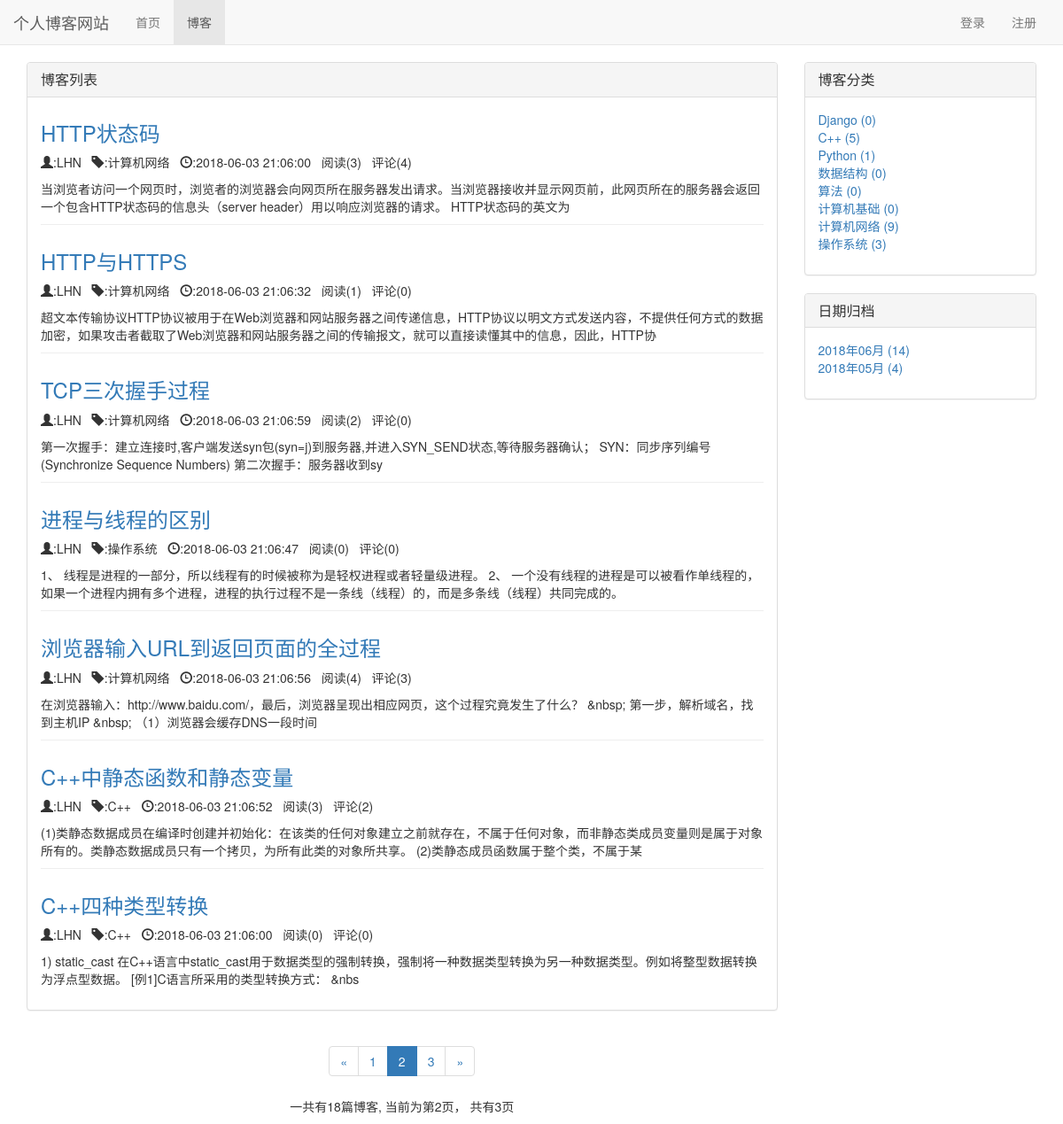
Screenshot of /blog/?page=2 with the database file from the repository.
### blog/models.py (models this page shows, shortened)
class Blog(models.Model,ReadNumExpandMethod):
    title = models.CharField(max_length=50)
    blog_type = models.ForeignKey(BlogType,on_delete=models.CASCADE)
    content = RichTextUploadingField()
    author = models.ForeignKey(User,on_delete=models.CASCADE)
    read_details = GenericRelation(ReadDetail)
    created_time = models.DateTimeField(auto_now_add=True)
    last_updated_time = models.DateTimeField(auto_now=True)
    class Meta:
        ordering = ['-last_updated_time']

class BlogType(models.Model):
    type_name=models.CharField(max_length=20)

### read_statistics/models.py (models this page shows)
class ReadNum(models.Model):
    read_num = models.IntegerField(default=0)
    content_type = models.ForeignKey(ContentType, on_delete=models.CASCADE)
    object_id = models.PositiveIntegerField()
    content_object = GenericForeignKey('content_type', 'object_id')

### blog/views.py (the view)
# urls.py: path('',views.blog_list,name='blog_list'),
def blog_list(request):
    blogs_all_list=Blog.objects.all()
    context = {}
    context = blog_base(request,blogs_all_list)
    return render(request,'blog/blog_list.html', context)

### comment/templatetags/comment_tags.py (called while the page is built)
@register.simple_tag
def get_comment_count(obj):
    content_type = ContentType.objects.get_for_model(obj)
    return Comment.objects.filter(content_type=content_type, object_id=obj.pk).count()

### read_statistics/models.py (called while the page is built)
    def get_read_num(self):
        try:
            ct = ContentType.objects.get_for_model(self)
            rn = ReadNum.objects.get(content_type=ct,object_id=self.pk)
            return rn.read_num
        except exceptions.ObjectDoesNotExist:
            return 0

### user/context_processors.py (called while the page is built)
def login_model_form(request):
    return {'login_model_form': LoginForm()}

### templates/blog/blog_list.html (shortened to what this page needs)
{% extends 'base.html' %}
{% load comment_tags %}
{% block nav_blog_active %}
    active
{% endblock %}
{% block content %}
    <div class="container">
        <link rel="stylesheet" href="/static/blog.css">
        <div class="row">
            <div class="col-xs-12 col-sm-8 col-md-9 col-lg-9">
                <div class="panel panel-default">
                     <div class="panel-heading">
                         <h3 class="panel-title">博客列表</h3>
                     </div>
                     <div class="panel-body">
                         <ul style="list-style-type: none">
                             {% for blog in blogs%}
                                 <div class="blog">
                                    <h3><a href="{% url 'blog_detail' blog.pk %}">{{ blog.title }}</a></h3>
                                     <p class="blog-info">
                                         <span class="glyphicon glyphicon-user"></span>:{{ blog.author }}&nbsp&nbsp
                                         <span class="glyphicon glyphicon-tag"></span>:{{ blog.blog_type.type_name }}&nbsp&nbsp
                                         <span class="glyphicon glyphicon-time"></span>:{{ blog.created_time|date:"Y-m-d H:m:s" }}&nbsp&nbsp
                                         阅读({{ blog.get_read_num }})&nbsp&nbsp
                                         评论({% get_comment_count blog %})
                                     </p>
                                     <p>{{ blog.content|striptags|truncatechars:120 }}</p>
                                 </div>
                                 {% empty %}
                                     <p>--暂无博客，敬请期待--</p>
                             {% endfor %}
                         </ul>
                     </div>
                </div>
                <div class="page">
                    <ul class="pagination">
                        <li>
                            {% if page_of_blogs.has_previous %}
                                    <a href="?page={{ page_of_blogs.previous_page_number }}" aria-label="Previous">
                                        <span aria-hidden="true">&laquo;</span></a>
                            {% else %}
                                <span aria-hidden="true">&laquo;</span>
                            {%  endif %}
                        </li>
                        {% for page_num in page_range %}
                            {% if page_num == page_of_blogs.number %}
                                <li class="active"><span>{{ page_num }}</span></li>
                            {% else %}
                                {% if page_num == '...' %}
                                    <li><span>{{ page_num }}</span></li>
                                {% else %}
                                    <li><a href="?page={{ page_num }}">{{ page_num }}</a></li>
                                {% endif %}
                            {% endif %}
                        {% endfor %}
                        <li>
                            {% if page_of_blogs.has_next %}
                                <a href="?page={{ page_of_blogs.next_page_number }}" aria-label="Next">
                                    <span aria-hidden="true">&raquo;</span></a>
                            {% else %}
                                <span aria-hidden="true">&raquo;</span>
                            {%  endif %}
                        </li>
                    </ul>
                    <p>一共有{{ page_of_blogs.paginator.count }}篇博客,
                        当前为第{{ page_of_blogs.number }}页，
                        共有{{ page_of_blogs.paginator.num_pages }}页
                    </p>
                </div>
            </div>
            <div class="hidden-xs col-sm-4 col-md-3 col-lg-3">
                <div class="panel panel-default">
                    <div class="panel-heading">
                        <h3 class="panel-title">博客分类</h3></div>
                    <div class="panel-body">
                       <ul class="blog-types">
                        {% for blog_type in blog_types %}
                            <li>
                                <a href="{% url 'blog_with_type' blog_type.pk%}">
                                    {{ blog_type.type_name }} ({{ blog_type.blog_count }})
                                </a>
                            </li>
                            {% empty %}
                                <li>暂无分类</li>
                        {% endfor %}
                       </ul>
                    </div>
                </div>
                <div class="panel panel-default">
                    <div class="panel-heading"><h3 class="panel-title">日期归档</h3></div>
                    <div class="panel-body">
                       <ul style="list-style-type: none">
                           {% for blog_date,blog_count in blog_dates.items %}
                               <li>
                                   <a href="{% url 'blog_with_date' blog_date.year blog_date.month %}">
                                       {{ blog_date|date:"Y年m月" }} ({{ blog_count }})
                                   </a>
                               </li>
                           {% endfor %}
                       </ul>
                    </div>
                </div>
            </div>
        </div>
    </div>
{% endblock %}

### static/base.css (style rules this page uses)
* { margin: 0; padding: 0 }
body { margin-top: 70px!important; }

### static/blog.css (style rules this page uses)
ul.blog-types { list-style-type: none; }
div.blog:not(:last-child) { margin-bottom: 2em; border-bottom: 1px solid #eee; }
div.blog h3 { margin-top: 0.5em; }
div.page { text-align: center; }

### rows the page displays
Blog: title "HTTP状态码", author "LHN", blog_type.type_name "计算机网络", created_time "2018-06-03 21:06:00", get_read_num "3", id "4", content "当浏览者访问一个网页时，浏览者的浏览器会向网页所在服务器发出请求。当浏览器接收并显示网页前，此网页所在的服务器会返回一个包含HTTP状态码的信息头（server header）用以响应浏览器的请求。 HTTP状态码的英文为"
Blog: title "HTTP与HTTPS", author "LHN", blog_type.type_name "计算机网络", created_time "2018-06-03 21:06:32", get_read_num "1", id "0", content "超文本传输协议HTTP协议被用于在Web浏览器和网站服务器之间传递信息，HTTP协议以明文方式发送内容，不提供任何方式的数据加密，如果攻击者截取了Web浏览器和网站服务器之间的传输报文，就可以直接读懂其中的信息，因此，HTTP协"
Blog: title "TCP三次握手过程", author "LHN", blog_type.type_name "计算机网络", created_time "2018-06-03 21:06:59", get_read_num "2", id "0", content "第一次握手：建立连接时,客户端发送syn包(syn=j)到服务器,并进入SYN_SEND状态,等待服务器确认； SYN：同步序列编号(Synchronize Sequence Numbers) 第二次握手：服务器收到sy"
Blog: title "进程与线程的区别", author "LHN", blog_type.type_name "操作系统", created_time "2018-06-03 21:06:47", get_read_num "0", id "0", content "1、 线程是进程的一部分，所以线程有的时候被称为是轻权进程或者轻量级进程。 2、 一个没有线程的进程是可以被看作单线程的，如果一个进程内拥有多个进程，进程的执行过程不是一条线（线程）的，而是多条线（线程）共同完成的。"
Blog: title "浏览器输入URL到返回页面的全过程", author "LHN", blog_type.type_name "计算机网络", created_time "2018-06-03 21:06:56", get_read_num "4", id "3", content "在浏览器输入：http://www.baidu.com/，最后，浏览器呈现出相应网页，这个过程究竟发生了什么？ &nbsp; 第一步，解析域名，找到主机IP &nbsp; （1）浏览器会缓存DNS一段时间"
Blog: title "C++中静态函数和静态变量", author "LHN", blog_type.type_name "C++", created_time "2018-06-03 21:06:52", get_read_num "3", id "2", content "(1)类静态数据成员在编译时创建并初始化：在该类的任何对象建立之前就存在，不属于任何对象，而非静态类成员变量则是属于对象所有的。类静态数据成员只有一个拷贝，为所有此类的对象所共享。 (2)类静态成员函数属于整个类，不属于某"
Blog: title "C++四种类型转换", author "LHN", blog_type.type_name "C++", created_time "2018-06-03 21:06:00", get_read_num "0", id "0", content "1) static_cast 在C++语言中static_cast用于数据类型的强制转换，强制将一种数据类型转换为另一种数据类型。例如将整型数据转换为浮点型数据。 [例1]C语言所采用的类型转换方式： &nbs"
BlogType: type_name "Django", blog_count "0"
BlogType: type_name "C++", blog_count "5"
BlogType: type_name "Python", blog_count "1"
BlogType: type_name "数据结构", blog_count "0"
BlogType: type_name "算法", blog_count "0"
BlogType: type_name "计算机基础", blog_count "0"
BlogType: type_name "计算机网络", blog_count "9"
BlogType: type_name "操作系统", blog_count "3"

### other values shown
{{ page_num }} "1" "3"
{{ page_num }} "2"
{{ page_of_blogs.paginator.count }} "18"
{{ page_of_blogs.number }} "2"
{{ page_of_blogs.paginator.num_pages }} "3"
{{ blog_date|date:"Y年m月" }} "2018年06月" "2018年05月"
{{ blog_count }} "14" "4"
